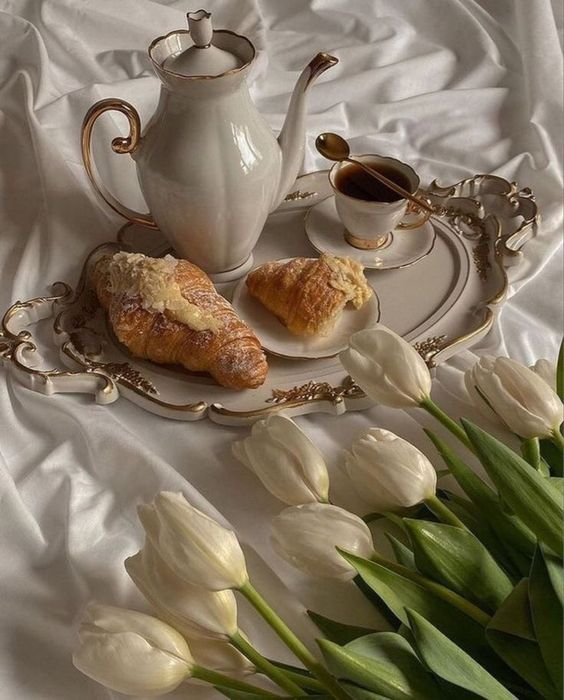
#> input picture lab9/photos/второй.jpg, 564 x 700 px; its folder holds 4 pictures in this run
$ python 2.py
#> lines starting #> are read from the running program, lines starting #| are printed output that depends on the picture
import os
from PIL import Image,ImageFilter

os.makedirs("itog", exist_ok=True) #создает все промежуточные каталоги

for filename in os.listdir("photos"): # перебор файлов в каталоге,возвращает список, содержащий имена файлов
    if filename.endswith(".jpg") or filename.endswith(".jpeg") or filename.endswith(".png"):
        with Image.open(os.path.join("photos", filename)) as img: #правильно соединяет переданный путь path к одному или более компонентов пути
#> img is the input picture: PIL image 564x700 RGB; mean R, G, B 127.9, 114.5, 93.6
            img= img.filter(ImageFilter.FIND_EDGES)
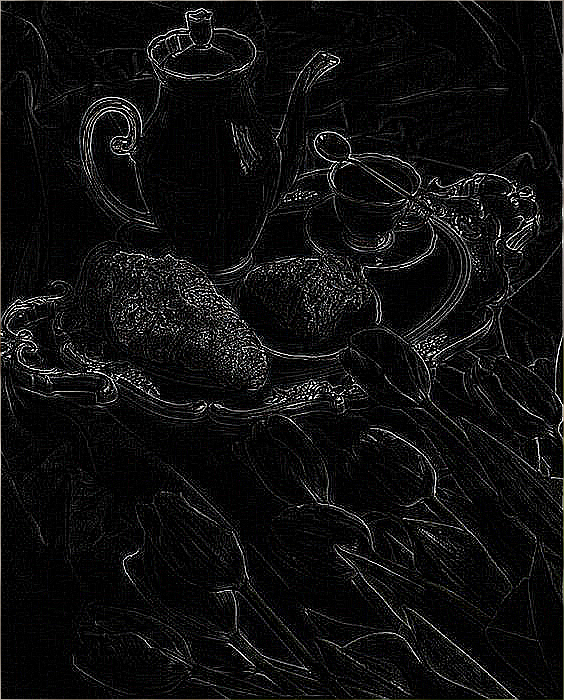
#> img: PIL image 564x700 RGB; mean R, G, B 15.4, 15.3, 15.3
            img2 = os.path.join("itog", filename)
            img.save(img2)
#> pass 2 of the loop `for filename in os.listdir("photos"):`:
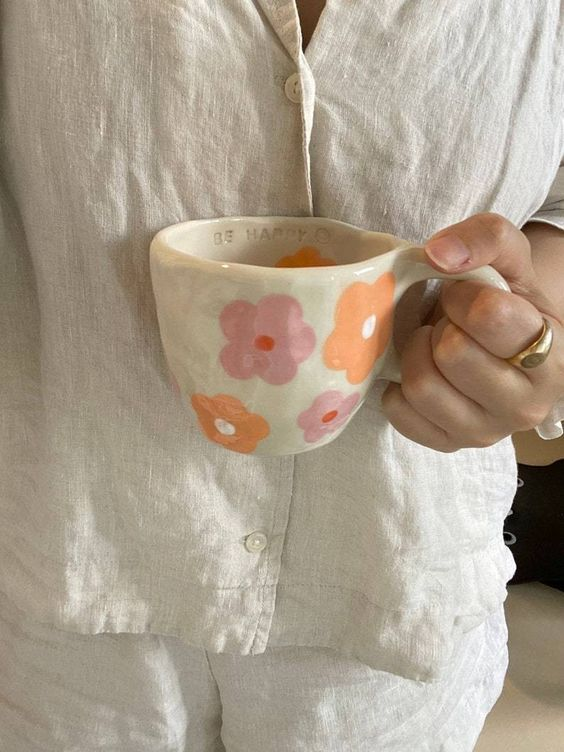
#> input picture lab9/photos/первый.jpg, 564 x 752 px
#> img is the input picture: PIL image 564x752 RGB; mean R, G, B 171.2, 158.1, 141.2
#> `img= img.filter(ImageFilter.FIND_EDGES)`:
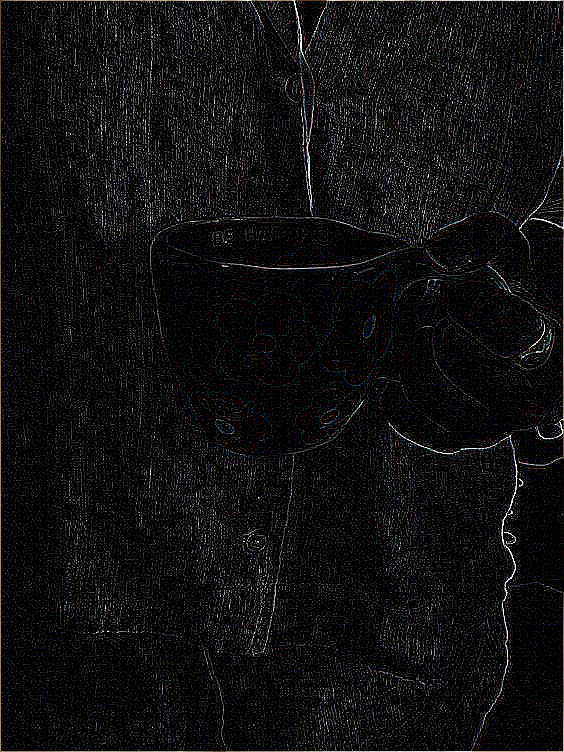
#> img: PIL image 564x752 RGB; mean R, G, B 15.3, 15.2, 15.2
#> pass 3 of the loop `for filename in os.listdir("photos"):`:
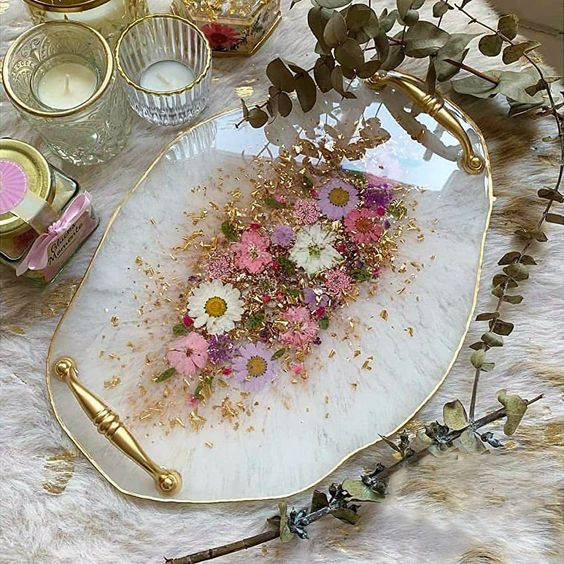
#> input picture lab9/photos/пятый.jpg, 564 x 564 px
#> img is the input picture: PIL image 564x564 RGB; mean R, G, B 160.8, 152.3, 139.5
#> `img= img.filter(ImageFilter.FIND_EDGES)`:
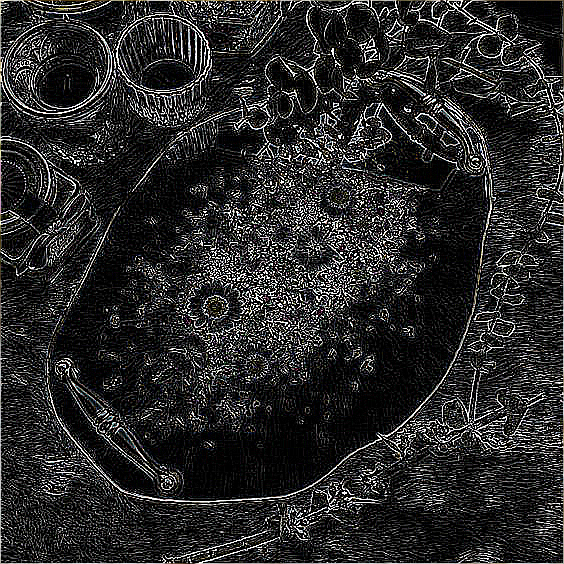
#> img: PIL image 564x564 RGB; mean R, G, B 42, 41.9, 41.8
#> the loop made 4 passes; the first 3 are shown
